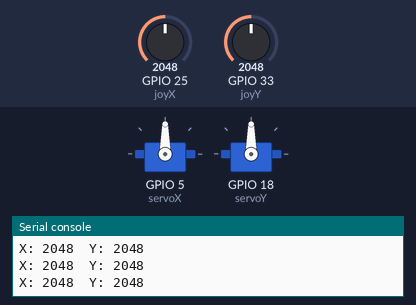
The program below on a simulated ESP32 board running MicroPython. On the bench: 2 × servo, the last lines printed to the serial console. The test bench sets the inputs (shaded band); at power-on: GPIO 25 (joyX) = 2048, GPIO 33 (joyY) = 2048 (analog values on the 0–4095 scale). Servo angles are drawn from the pulse width (0.5 ms = 0°, 2.5 ms = 180°).

Above: at 1.2 s.
1.3 s: GPIO 25 (joyX) set to 2484
2.8 s: GPIO 25 (joyX) set to 2614
At 3.27 s:
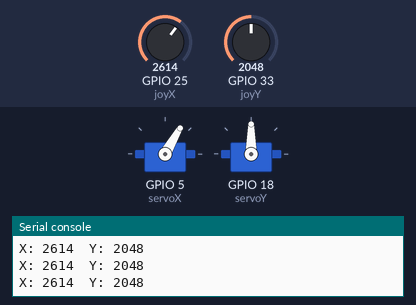
At 4.6 s:
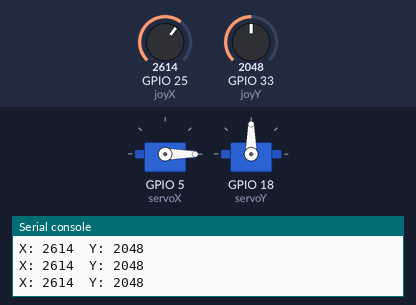
5.8 s: GPIO 33 (joyY) set to 2498
7.3 s: GPIO 33 (joyY) set to 2595
At 9.5 s:
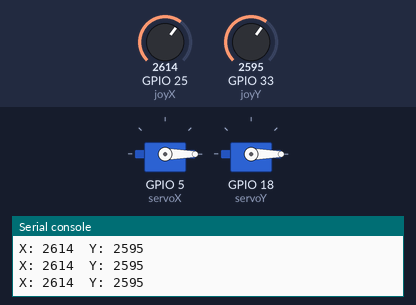
10.3 s: GPIO 33 (joyY) set to 1594
11.8 s: GPIO 33 (joyY) set to 1510
At 15.5 s:
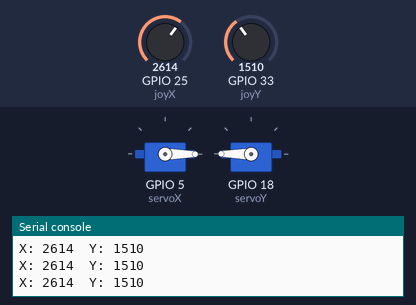
Timing chart, 0 to 15.8 s (numbered marks = the images above; inputs shaded):
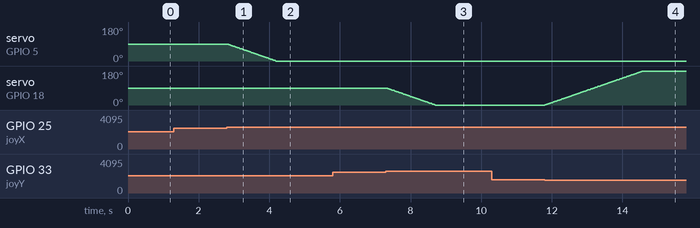

Measured:
- the behaviour switches between 2548 and 2549 on GPIO 25 (joyX) (found by bisection; images 0 and 1)
- the behaviour switches between 2548 and 2549 on GPIO 33 (joyY) (found by bisection; images 2 and 3)
- the behaviour switches between 1548 and 1547 on GPIO 33 (joyY) (found by bisection; images 3 and 4)
- after the input at 2.8 s, servo on GPIO 5 (servoX): moves from 90° to 0° over 1.4 s, starting at once
- after the input at 7.3 s, servo on GPIO 18 (servoY): moves from 90° to 0° over 1.4 s, starting at once
- after the input at 11.8 s, servo on GPIO 18 (servoY): moves from 0° to 180° over 2.8 s, starting at once

The program:

main.py
```python
from machine import Pin, ADC, PWM
from time import sleep_ms


servoX = PWM(Pin(5))
servoX.freq(50)
servoY = PWM(Pin(18))
servoY.freq(50)
adc = ADC(Pin(13))


joyX = ADC (Pin(25))
joyY = ADC (Pin(33))
joyX.atten(ADC.ATTN_11DB)
joyY.atten(ADC.ATTN_11DB)

deadZone = 500

anguloX = 90
anguloY = 90

def mover_servo(servo, angle):
    min_us = 500
    max_us = 2500
    us = min_us + (max_us - min_us) * angle / 180
    servo.duty_ns(int(us*1000))

mover_servo(servoX, anguloX)
mover_servo(servoY, anguloY)

while True:
    ejeX = joyX.read()
    ejeY = joyY.read()

    print("X:", ejeX, " Y:", ejeY)

    if ejeX < (2048 - deadZone) and anguloX < 180:
        anguloX += 1
    elif ejeX > (2048 + deadZone) and anguloX > 0:
        anguloX -= 1
    mover_servo(servoX, anguloX)

    if ejeY < (2048 - deadZone) and anguloY < 180:
        anguloY += 1
    elif ejeY > (2048 + deadZone) and anguloY > 0:
        anguloY -= 1
    mover_servo(servoY, anguloY)

    sleep_ms(15)
```
